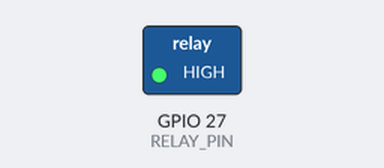
Recording of a sketch running on a simulated ESP32. Shown: switched loads named in the sketch (green lamp = pin HIGH).

Above: at 2.5 s.
At 7.5 s:
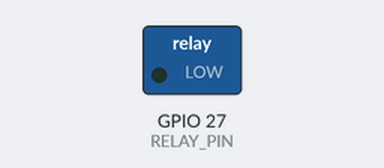
Timing chart, 0 to 13.0 s (numbered marks = the images above):
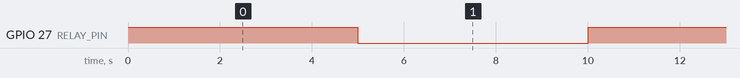

Measured:
- by itself, GPIO 27 (RELAY_PIN): alternates HIGH for 5.0 s and LOW for 5.0 s

The sketch:

19_Relay.ino
```cpp
int RELAY_PIN = 27;

void setup() {
  // Initialize the LED pin as an output
  pinMode(RELAY_PIN, OUTPUT);

}

void loop() {
  // Turn the LED on
  digitalWrite(RELAY_PIN, HIGH);
  delay(5000); // Wait for 5 second

// Turn the LED on
  digitalWrite(RELAY_PIN, LOW);
  delay(5000); // Wait for 5 second

}
```
